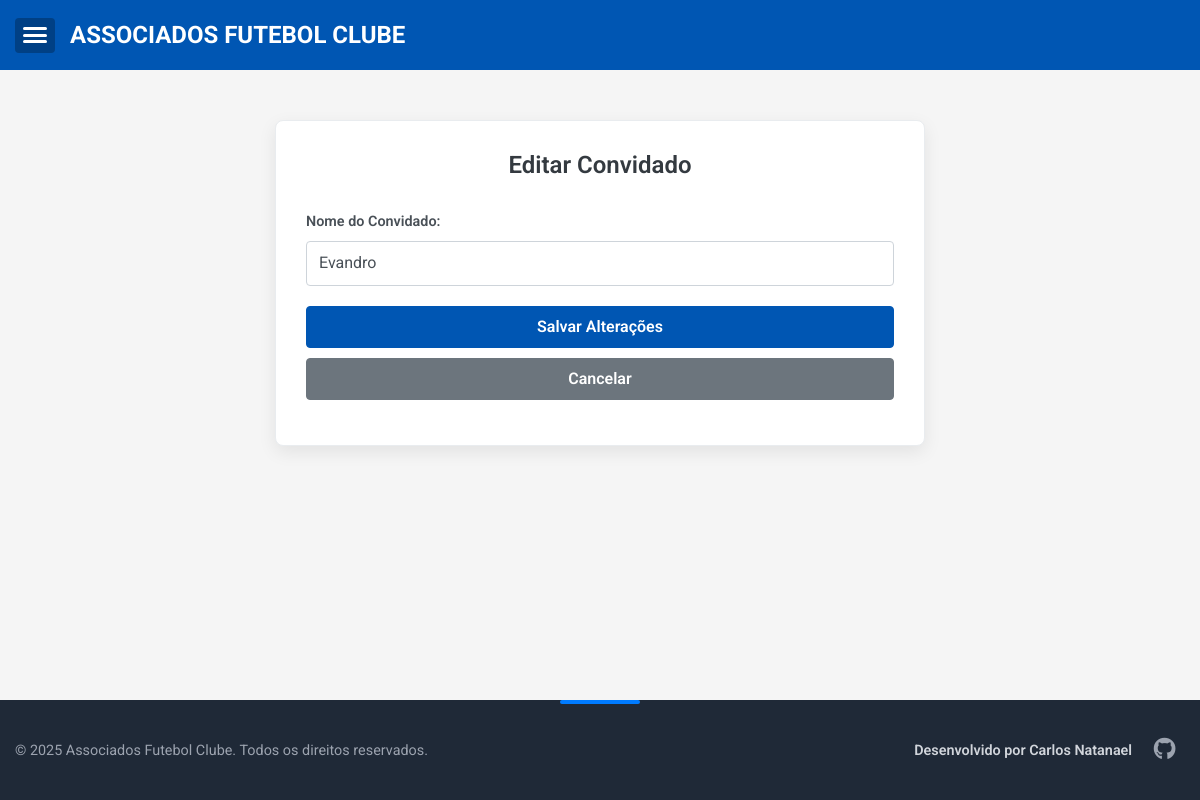
The page /convidado/editar/1 (signed in) on the database as committed earlier.
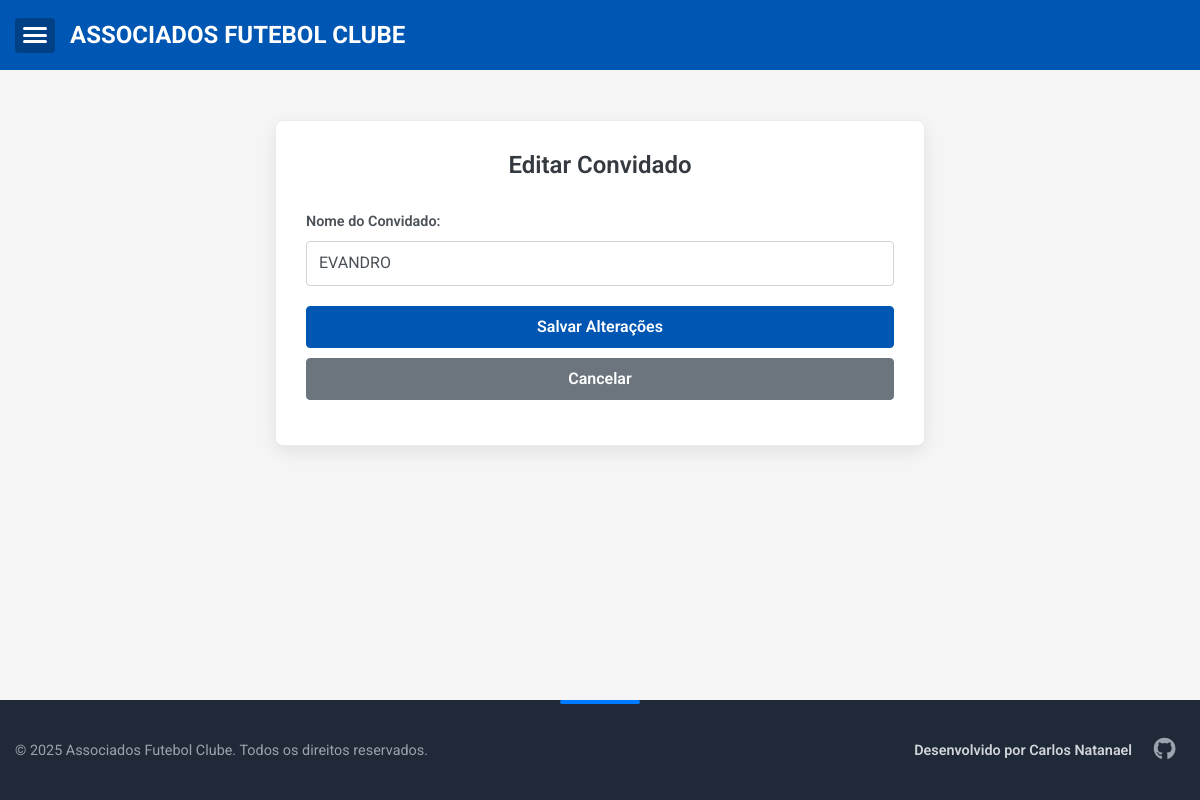
The same page on the database as committed later.
### app.py (models this page shows)
class Convidado(db.Model):
    id = db.Column(db.Integer, primary_key=True)
    nome = db.Column(db.String(100), nullable=False)
    presencas = db.relationship('Presenca', backref='convidado', lazy=True)

### app.py (the view, shortened to what this page needs)
@app.route('/convidado/editar/<int:convidado_id>', methods=['GET', 'POST'])
@login_required
def editar_convidado(convidado_id):
    convidado = Convidado.query.get_or_404(convidado_id)
    return render_template('editar_convidado.html', convidado=convidado)

### app.py (called while the page is built)
@event.listens_for(Engine, "connect")
def set_sqlite_timeout(dbapi_connection, connection_record):
    cursor = dbapi_connection.cursor()
    try:
        cursor.execute("PRAGMA busy_timeout = 5000") # Timeout de 5 segundos (5000 ms)
        cursor.close()
        print("DEBUG: SQLite busy_timeout configurado para 5000ms.")
    except Exception as e:
        print(f"DEBUG: Erro ao configurar SQLite busy_timeout: {e}")

@login_manager.user_loader
def load_user(user_id):
    return User.query.get(int(user_id))

### templates/editar_convidado.html
{% extends "base.html" %}
{% block content %}
<div class="form-container">
    <h2>Editar Convidado</h2>
    <form method="POST" action="{{ url_for('editar_convidado', convidado_id=convidado.id) }}">
        <div class="form-group">
            <label for="nome" class="form-label">Nome do Convidado:</label>
            <input type="text" id="nome" name="nome" class="form-control" value="{{ convidado.nome }}" required>
        </div>
        <div class="form-group">
            <button type="submit" class="btn btn-primary btn-block">Salvar Alterações</button>
            <a href="{{ url_for('convidados') }}" class="btn btn-secondary btn-block" style="margin-top: 10px;">Cancelar</a>
        </div>
    </form>
</div>
{% endblock %}

Rows that differ between the two databases and show on the page:
changed Convidado: nome "Evandro" → "EVANDRO"
